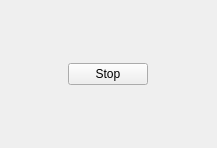
<?xml version="1.0" encoding="UTF-8"?>
<ui version="4.0">
 <class>Form</class>
 <widget class="QWidget" name="Form">
  <property name="geometry">
   <rect>
    <x>0</x>
    <y>0</y>
    <width>217</width>
    <height>148</height>
   </rect>
  </property>
  <property name="windowTitle">
   <string>Form</string>
  </property>
  <layout class="QGridLayout" name="gridLayout">
   <item row="0" column="0">
    <widget class="QPushButton" name="pushButton">
     <property name="sizePolicy">
      <sizepolicy hsizetype="Maximum" vsizetype="Fixed">
       <horstretch>0</horstretch>
       <verstretch>0</verstretch>
      </sizepolicy>
     </property>
     <property name="text">
      <string>Stop</string>
     </property>
    </widget>
   </item>
  </layout>
 </widget>
 <resources/>
 <connections/>
</ui>
